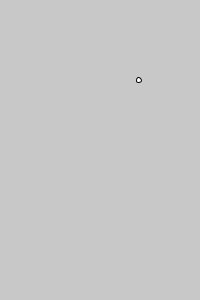
Frame 1 (no input)
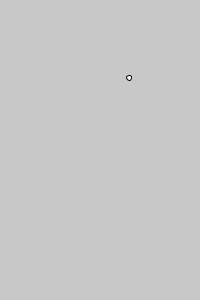
Frame 60 (the mouse pressed at the canvas centre just before this capture)
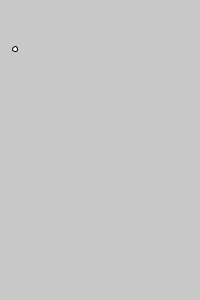
Frame 120 (the mouse held since frame 60 and released just before this capture)

The Processing sketch that drew these frames (run headless with seeded random() and noise(); from frame 60 on, the mouse is pressed at the canvas centre):

// Processing sketch: processing_42444
// ── processing_42444.pde

// schien@mail.ncku.edu.tw
// demo the movement of a bouncing ball
// this is incomplete and needs to be fixed

float x, y, w, h;

void setup() {
  size(200, 300);
  //frameRate(1);
  x = random(width);
  y = random(height);
  w = random(10);
  h = random(10);
  ellipse(x, y, 5, 5);
}

void draw() {
  background(200);
  if (x>= width || x<0 || y>=height || y<0) {
    w = -w;
    h = -h;
  }
  x = x+w;
  y = y+h;

  ellipse(x, y, 5, 5);
}
